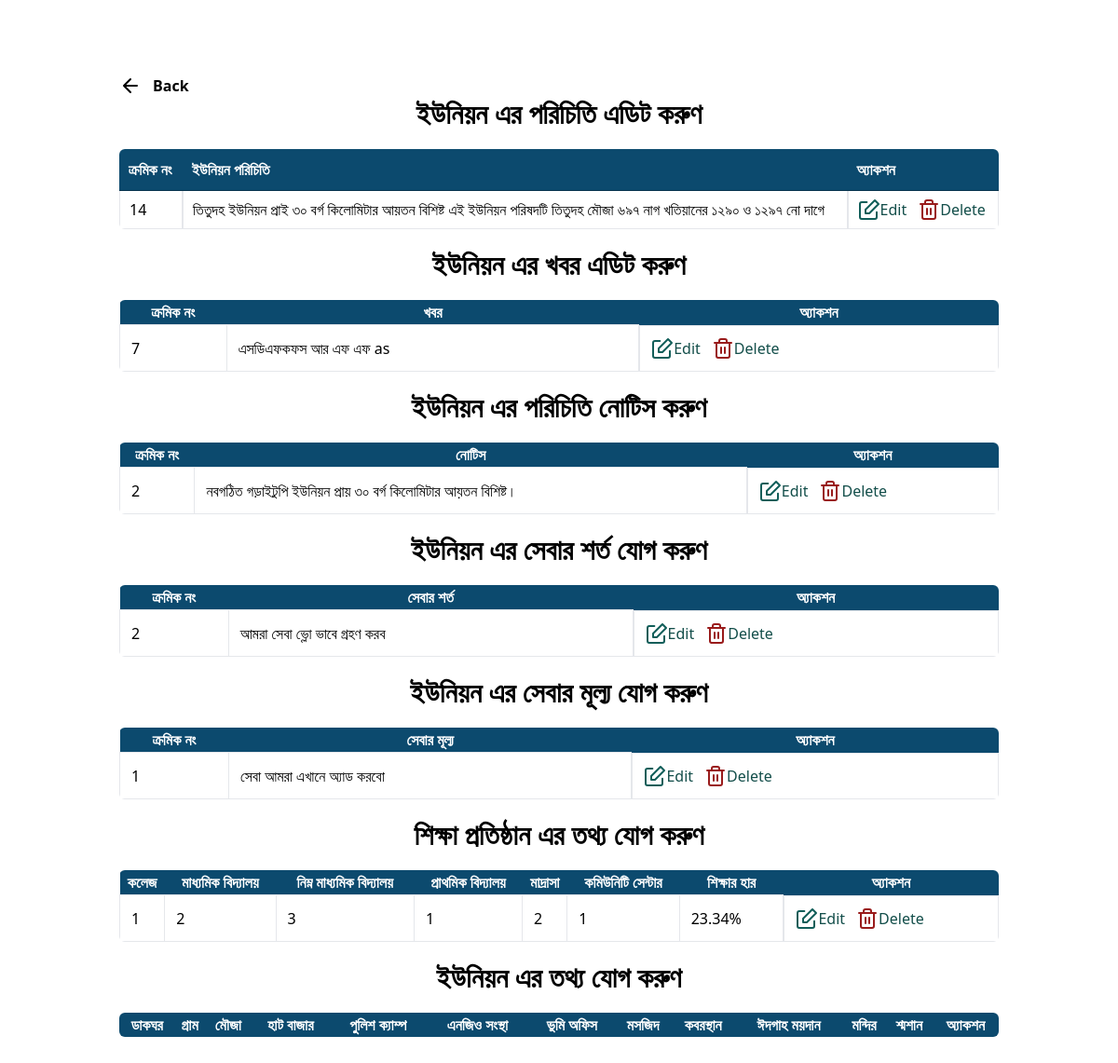
The page /home/edit/homeedit.php (signed in) on the database as committed earlier.
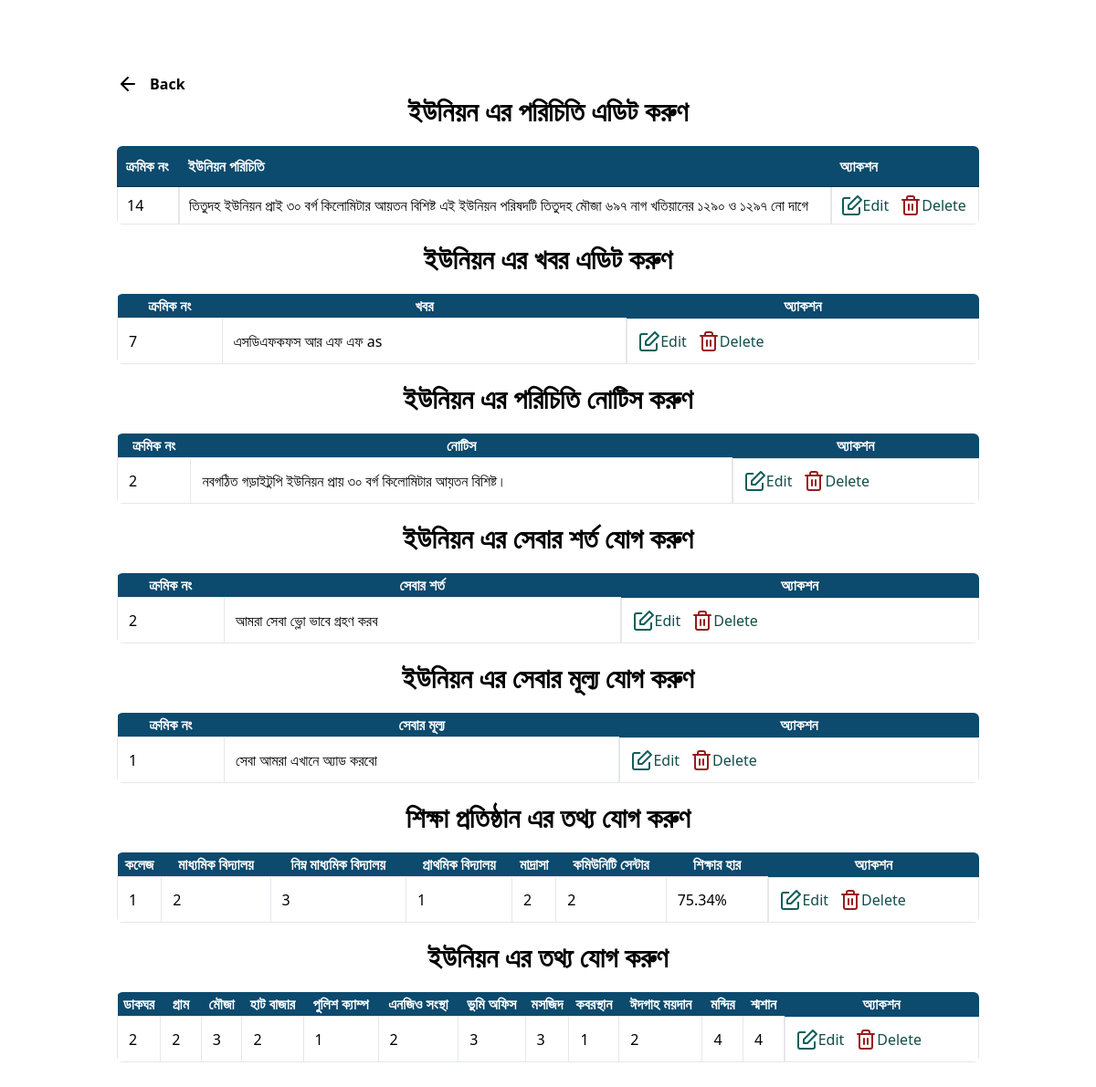
The same page on the database as committed later.
### tables this page shows
CREATE TABLE `unionporiciti` (
  `id` int(11) NOT NULL,
  `poriciti` varchar(255) NOT NULL
);

CREATE TABLE `khobor` (
  `id` int(11) NOT NULL,
  `khobor` varchar(255) NOT NULL
);

CREATE TABLE `notice` (
  `id` int(11) NOT NULL,
  `notice` varchar(255) NOT NULL
);

CREATE TABLE `sebarsorto` (
  `id` int(11) NOT NULL,
  `sorto` varchar(255) NOT NULL
);

CREATE TABLE `sebarmullo` (
  `id` int(11) NOT NULL,
  `mullo` varchar(255) NOT NULL
);

CREATE TABLE `shikkha` (
  `id` int(11) NOT NULL,
  `college` varchar(255) NOT NULL,
  `maddhomik` varchar(255) NOT NULL,
  `nimo` varchar(255) NOT NULL,
  `prathomic` varchar(255) NOT NULL,
  `madracha` varchar(255) NOT NULL,
  `community` varchar(255) NOT NULL,
  `shikkharhar` varchar(255) NOT NULL
);

CREATE TABLE `uniondetails` (
  `id` int(11) NOT NULL,
  `dakghor` varchar(255) NOT NULL,
  `gram` varchar(255) NOT NULL,
  `mouja` varchar(255) NOT NULL,
  `hatbazar` varchar(255) NOT NULL,
  `policecamp` varchar(255) NOT NULL,
  `enjio` varchar(255) NOT NULL,
  `vhumi` varchar(255) NOT NULL,
  `mosjid` varchar(255) NOT NULL,
  `koborsthan` varchar(255) NOT NULL,
  `edgah` varchar(255) NOT NULL,
  `mondir` varchar(255) NOT NULL,
  `sosan` varchar(255) NOT NULL
);

### home/edit/homeedit.php (the view, shortened to what this page needs)
<!doctype html>
<html>
<head>
    <link rel="stylesheet" href="style.css">
    <link href="https://cdn.datatables.net/1.10.19/css/jquery.dataTables.min.css" rel="stylesheet">
	<link href="https://cdn.datatables.net/responsive/2.2.3/css/responsive.dataTables.min.css" rel="stylesheet">
    <script src="https://cdn.tailwindcss.com"></script>
</head>
<body class="md:px-32 mx-auto  py-20">
    <a href="../home.php" class="text-center font-semibold flex gap-3 items-center">
        <svg xmlns="http://www.w3.org/2000/svg" width="24" height="24" viewBox="0 0 24 24" fill="none" stroke="#000000" stroke-width="2" stroke-linecap="round" stroke-linejoin="round">
            <path d="M19 12H6M12 5l-7 7 7 7" />
        </svg>
        Back</a>
    <p class="text-center font-semibold text-2xl md:text-3xl">ইউনিয়ন এর পরিচিতি এডিট করুণ </p>
    <div class="container mt-5">
    <table id="example" class="display rounded-md overflow-hidden" style="width:100%">
        <thead>
            <tr  class="bg-sky-900 flex flex-col flex-no wrap sm:table-row rounded-l-lg sm:rounded-none mb-2 sm:mb-0 text-white">
                <th>ক্রমিক নং</th>
                <th>ইউনিয়ন পরিচিতি</th>
                <th>অ্যাকশন</th>
            </tr>
        </thead>
        <tbody>
        <?php
                    include '../../_dbconnect.php';
                    $query = "SELECT * FROM `unionporiciti`";
                    $poriciti = mysqli_query($con, $query);
                    while ($row = mysqli_fetch_assoc($poriciti)) {
                        $id=$row['id'];
                    ?>
                <tr class="flex flex-col flex-no wrap sm:table-row mb-2 sm:mb-0">
                    <td class='border-grey-light border  p-3  cursor-pointer'><?= $row['id'] ?></td>
                    <td class='border-grey-light border  p-3  cursor-pointer'><?= $row['poriciti'] ?></td>
                    <td class="border-grey-light border  p-3  cursor-pointer flex  gap-3 items-center">
                <a class="flex items-center text-teal-900 hover:font-medium" href="upporicitiedit.php?id=<?php echo $id; ?>">
                    Edit
                </a>
                <a class="flex items-center text-teal-900 hover:font-medium" href="../delete/poricitidelete.php?id=<?php echo $id; ?>">
                    Delete
                </a>
            </td>
                </tr>
            <?php
                    }
            ?>
        </tbody></table>
    </div>
    <p class="text-center font-semibold text-2xl md:text-3xl my-5">ইউনিয়ন এর খবর এডিট করুণ </p>
    <div class="container mt-5">
    <table id="example1" class="display rounded-md overflow-hidden" style="width:100%">
        <thead>
            <tr  class="bg-sky-900 flex flex-col flex-no wrap sm:table-row rounded-l-lg sm:rounded-none mb-2 sm:mb-0 text-white py-3">
                <th>ক্রমিক নং</th>
                <th>খবর</th>
                <th>অ্যাকশন</th>
            </tr>
        </thead>
        <tbody>
        <?php
                    include '../../_dbconnect.php';
                    $query = "SELECT * FROM `khobor`";
                    $poriciti = mysqli_query($con, $query);
                    while ($row = mysqli_fetch_assoc($poriciti)) {
                        $id=$row['id'];
                    ?>
                <tr class="flex flex-col flex-no wrap sm:table-row mb-2 sm:mb-0">
                    <td class='border-grey-light border  p-3  cursor-pointer'><?= $row['id'] ?></td>
                    <td class='border-grey-light border  p-3  cursor-pointer'><?= $row['khobor'] ?></td>
                    <td class="border-grey-light border  p-3  cursor-pointer flex  gap-3 items-center">
                <a class="flex items-center text-teal-900 hover:font-medium" href="khoboredit.php?id=<?php echo $id; ?>">
                    Edit
                </a>
                <a class="flex items-center text-teal-900 hover:font-medium" href="../delete/khobordelete.php?id=<?php echo $id; ?>">
                    Delete
                </a>
            </td>
                </tr>
            <?php
                    }
            ?>
        </tbody></table>
    </div>
    <p class="text-center font-semibold text-2xl md:text-3xl my-5">ইউনিয়ন এর পরিচিতি নোটিস করুণ </p>
    <div class="container mt-5">
    <table id="example" class="display rounded-md overflow-hidden" style="width:100%">
        <thead>
            <tr  class="bg-sky-900 flex flex-col flex-no wrap sm:table-row rounded-l-lg sm:rounded-none mb-2 sm:mb-0 text-white">
                <th>ক্রমিক নং</th>
                <th>নোটিস</th>
                <th>অ্যাকশন</th>
            </tr>
        </thead>
        <tbody>
        <?php
                    include '../../_dbconnect.php';
                    $query = "SELECT * FROM `notice`";
                    $poriciti = mysqli_query($con, $query);
                    while ($row = mysqli_fetch_assoc($poriciti)) {
                        $id=$row['id'];
                    ?>
                <tr class="flex flex-col flex-no wrap sm:table-row mb-2 sm:mb-0">
                    <td class='border-grey-light border  p-3  cursor-pointer'><?= $row['id'] ?></td>
                    <td class='border-grey-light border  p-3  cursor-pointer'><?= $row['notice'] ?></td>
                    <td class="border-grey-light border  p-3  cursor-pointer flex  gap-3 items-center">
                <a class="flex items-center text-teal-900 hover:font-medium" href="noticeedit.php?id=<?php echo $id; ?>">
                    Edit
                </a>
                <a class="flex items-center text-teal-900 hover:font-medium" href="../delete/noticedelete.php?id=<?php echo $id; ?>">
                    Delete
                </a>
            </td>
                </tr>
            <?php
                    }
            ?>
        </tbody></table>
    </div>
     <p class="text-center font-semibold text-2xl md:text-3xl my-5">ইউনিয়ন এর সেবার শর্ত যোগ করুণ </p>
    <div class="container mt-5">
    <table id="example" class="display rounded-md overflow-hidden" style="width:100%">
        <thead>
            <tr  class="bg-sky-900 flex flex-col flex-no wrap sm:table-row rounded-l-lg sm:rounded-none mb-2 sm:mb-0 text-white">
                <th>ক্রমিক নং</th>
                <th>সেবার শর্ত</th>
                <th>অ্যাকশন</th>
            </tr>
        </thead>
        <tbody>
        <?php
                    include '../../_dbconnect.php';
                    $query = "SELECT * FROM `sebarsorto`";
                    $poriciti = mysqli_query($con, $query);
                    while ($row = mysqli_fetch_assoc($poriciti)) {
                        $id=$row['id'];
                    ?>
                <tr class="flex flex-col flex-no wrap sm:table-row mb-2 sm:mb-0">
                    <td class='border-grey-light border  p-3  cursor-pointer'><?= $row['id'] ?></td>
                    <td class='border-grey-light border  p-3  cursor-pointer'><?= $row['sorto'] ?></td>
                    <td class="border-grey-light border  p-3  cursor-pointer flex  gap-3 items-center">
                <a class="flex items-center text-teal-900 hover:font-medium" href="sebarsortoedit.php?id=<?php echo $id; ?>">
                    Edit
                </a>
                <a class="flex items-center text-teal-900 hover:font-medium" href="../delete/sebarsortodelete.php?id=<?php echo $id; ?>">
                    Delete
                </a>
            </td>
                </tr>
            <?php
                    }
            ?>
        </tbody></table>
    </div>
         <p class="text-center font-semibold text-2xl md:text-3xl my-5">ইউনিয়ন এর সেবার মূল্য যোগ করুণ </p>
    <div class="container mt-5">
    <table id="example" class="display rounded-md overflow-hidden" style="width:100%">
        <thead>
            <tr  class="bg-sky-900 flex flex-col flex-no wrap sm:table-row rounded-l-lg sm:rounded-none mb-2 sm:mb-0 text-white">
                <th>ক্রমিক নং</th>
                <th>সেবার মূল্য</th>
                <th>অ্যাকশন</th>
            </tr>
        </thead>
        <tbody>
        <?php
                    include '../../_dbconnect.php';
                    $query = "SELECT * FROM `sebarmullo`";
                    $poriciti = mysqli_query($con, $query);
                    while ($row = mysqli_fetch_assoc($poriciti)) {
                        $id=$row['id'];
                    ?>
                <tr class="flex flex-col flex-no wrap sm:table-row mb-2 sm:mb-0">
                    <td class='border-grey-light border  p-3  cursor-pointer'><?= $row['id'] ?></td>
                    <td class='border-grey-light border  p-3  cursor-pointer'><?= $row['mullo'] ?></td>
                    <td class="border-grey-light border  p-3  cursor-pointer flex  gap-3 items-center">
                <a class="flex items-center text-teal-900 hover:font-medium" href="sebarmulloedit.php?id=<?php echo $id; ?>">
                    Edit
                </a>
                <a class="flex items-center text-teal-900 hover:font-medium" href="../delete/sebarmullodelete.php?id=<?php echo $id; ?>">
                    Delete
                </a>
            </td>
                </tr>
            <?php
                    }
            ?>
        </tbody></table>
    </div>
           <p class="text-center font-semibold text-2xl md:text-3xl my-5">শিক্ষা প্রতিষ্ঠান এর তথ্য যোগ করুণ</p>
    <div class="container mt-5">
    <table id="example" class="display rounded-md overflow-hidden" style="width:100%">
        <thead>
            <tr  class="bg-sky-900 flex flex-col flex-no wrap sm:table-row rounded-l-lg sm:rounded-none mb-2 sm:mb-0 text-white">
            <th>কলেজ</th>
          <th>মাধ্যমিক বিদ্যালয়</th>
          <th>নিম্ন মাধ্যমিক বিদ্যালয়</th>
          <th>প্রাথমিক বিদ্যালয়</th>
          <th>মাদ্রাসা</th>
          <th>কমিউনিটি সেন্টার</th>
          <th>শিক্ষার হার</th>
          <th>অ্যাকশন</th>
            </tr>
        </thead>
        <tbody>
        <?php
                    include '../../_dbconnect.php';
                    $query = "SELECT * FROM `shikkha`";
                    $poriciti = mysqli_query($con, $query);
                    while ($row = mysqli_fetch_assoc($poriciti)) {
                        $id=$row['id'];
                    ?>
                <tr class="flex flex-col flex-no wrap sm:table-row mb-2 sm:mb-0">
                <td class='border-grey-light border  p-3'><?= $row['college'] ?></td>
                    <td class='border-grey-light border  p-3'><?= $row['maddhomik'] ?></td>
                    <td class='border-grey-light border  p-3'><?= $row['nimo'] ?></td>
                    <td class='border-grey-light border  p-3'><?= $row['prathomic'] ?></td>
                    <td class='border-grey-light border  p-3'><?= $row['madracha'] ?></td>
                    <td class='border-grey-light border  p-3'><?= $row['community'] ?></td>
                    <td class='border-grey-light border  p-3'><?= $row['shikkharhar'] ?></td>
                    <td class="border-grey-light border  p-3  cursor-pointer flex  gap-3 items-center">
                <a class="flex items-center text-teal-900 hover:font-medium" href="shikkhaedit.php?id=<?php echo $id; ?>">
                    Edit
                </a>
                <a class="flex items-center text-teal-900 hover:font-medium" href="../delete/shikkhadelete.php?id=<?php echo $id; ?>">
                    Delete
                </a>
            </td>
                </tr>
            <?php
                    }
            ?>
        </tbody></table>
    </div>
              <p class="text-center font-semibold text-2xl md:text-3xl my-5">ইউনিয়ন এর তথ্য যোগ করুণ</p>
    <div class="container mt-5">
    <table id="example" class="display rounded-md overflow-hidden" style="width:100%">
        <thead>
            <tr  class="bg-sky-900 flex flex-col flex-no wrap sm:table-row rounded-l-lg sm:rounded-none mb-2 sm:mb-0 text-white">
        <th>ডাকঘর</th>
          <th>গ্রাম</th>
          <th>মৌজা</th>
          <th>হাট বাজার</th>
          <th>পুলিশ ক্যাম্প</th>
          <th>এনজিও সংস্থা</th>
          <th>ভুমি অফিস</th>
          <th>মসজিদ</th>
          <th>কবরস্থান</th>
          <th>ঈদগাহ ময়দান</th>
          <th>মন্দির</th>
          <th>শ্মশান</th>
          <th>অ্যাকশন</th>
            </tr>
        </thead>
        <tbody>
        <?php
                    include '../../_dbconnect.php';
                    $query = "SELECT * FROM `uniondetails`";
                    $poriciti = mysqli_query($con, $query);
                    while ($row = mysqli_fetch_assoc($poriciti)) {
                        $id=$row['id'];
                    ?>
                <tr class="flex flex-col flex-no wrap sm:table-row mb-2 sm:mb-0">
                <td class='border-grey-light border  p-3'><?= $row['dakghor'] ?></td>
                    <td class='border-grey-light border  p-3'><?= $row['gram'] ?></td>
                    <td class='border-grey-light border  p-3'><?= $row['mouja'] ?></td>
                    <td class='border-grey-light border  p-3'><?= $row['hatbazar'] ?></td>
                    <td class='border-grey-light border  p-3'><?= $row['policecamp'] ?></td>
                    <td class='border-grey-light border  p-3'><?= $row['enjio'] ?></td>
                    <td class='border-grey-light border  p-3'><?= $row['vhumi'] ?></td>
                    <td class='border-grey-light border  p-3'><?= $row['mosjid'] ?></td>
                    <td class='border-grey-light border  p-3'><?= $row['koborsthan'] ?></td>
                    <td class='border-grey-light border  p-3'><?= $row['edgah'] ?></td>
                    <td class='border-grey-light border  p-3'><?= $row['mondir'] ?></td>
                    <td class='border-grey-light border  p-3'><?= $row['sosan'] ?></td>
                    <td class="border-grey-light border  p-3  cursor-pointer flex  gap-3 items-center">
                <a class="flex items-center text-teal-900 hover:font-medium" href="uniondetailsedit.php?id=<?php echo $id; ?>">
                    Edit
                </a>
                <a class="flex items-center text-teal-900 hover:font-medium" href="../delete/uniondetailsdelete.php?id=<?php echo $id; ?>">
                    Delete
                </a>
            </td>
                </tr>
            <?php
                    }
            ?>
        </tbody></table>
    </div>
</body>
</html>

Rows that differ between the two databases and show on the page:
removed shikkha: college "1", maddhomik "2", nimo "3", prathomic "1", madracha "2", community "1", shikkharhar "23.34%"
added shikkha: college "1", maddhomik "2", nimo "3", prathomic "1", madracha "2", community "2", shikkharhar "75.34%"
added uniondetails: dakghor "2", gram "2", mouja "3", hatbazar "2", policecamp "1", enjio "2", vhumi "3", mosjid "3", koborsthan "1", edgah "2", mondir "4", sosan "4"
